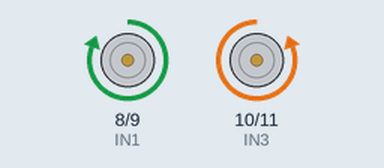
Recording of a sketch running on a simulated Arduino Uno, built with avr-gcc and run on an emulated ATmega328P. Parts: motor-driver pin pairs drawn as motors (green arrow = first pin HIGH = forward, orange = second pin HIGH = backward, longer = more drive).

Above: at 0.02 s.
Timing chart, 0 to 3.0 s (numbered marks = the images above):
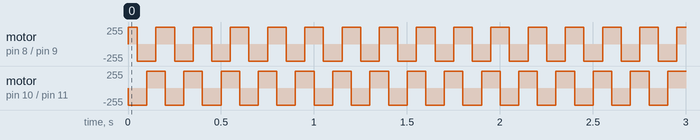

Measured:
- by itself, motor on pin 8 (IN1) / pin 9 (IN2), motor on pin 10 (IN3) / pin 11 (IN4): alternates forward 255/255 for 0.10 s and backward 255/255 for 0.10 s

The sketch:

Arduino_RoboKeeper.ino
```cpp
/*
 * RobôKeeper - FIAP
 * Desenvolvido por: Paulo Salvatore e Vinicius Oliveira
*/
int IN1 = 8;
int IN2 = 9;
int IN3 = 10;
int IN4 = 11;

void setup()
{
  // Define os pinos como saida
  pinMode(IN1, OUTPUT);
  pinMode(IN2, OUTPUT);
  pinMode(IN3, OUTPUT);
  pinMode(IN4, OUTPUT);
}

int tempo = 50;

void loop()
{
  // Passo 1
  digitalWrite(IN1, HIGH);
  digitalWrite(IN2, LOW);
  digitalWrite(IN3, LOW);
  digitalWrite(IN4, HIGH);
  delay(tempo);

  // Passo 2
  digitalWrite(IN1, LOW);
  digitalWrite(IN2, HIGH);
  digitalWrite(IN3, LOW);
  digitalWrite(IN4, HIGH);
  delay(tempo);

  // Passo 3
  digitalWrite(IN1, LOW);
  digitalWrite(IN2, HIGH);
  digitalWrite(IN3, HIGH);
  digitalWrite(IN4, LOW);
  delay(tempo);

  // Passo 4
  digitalWrite(IN1, HIGH);
  digitalWrite(IN2, LOW);
  digitalWrite(IN3, HIGH);
  digitalWrite(IN4, LOW);
  delay(tempo);
}

/*
int ponteH_BNegativo = 11;
int ponteH_BPositivo = 10;
int ponteH_ANegativo = 9;
int ponteH_APositivo = 8;

void setup() {
  pinMode(ponteH_BNegativo, OUTPUT);
  pinMode(ponteH_BPositivo, OUTPUT);
  pinMode(ponteH_ANegativo, OUTPUT);
  pinMode(ponteH_APositivo, OUTPUT);
}

void loop() {
}
*/
```
